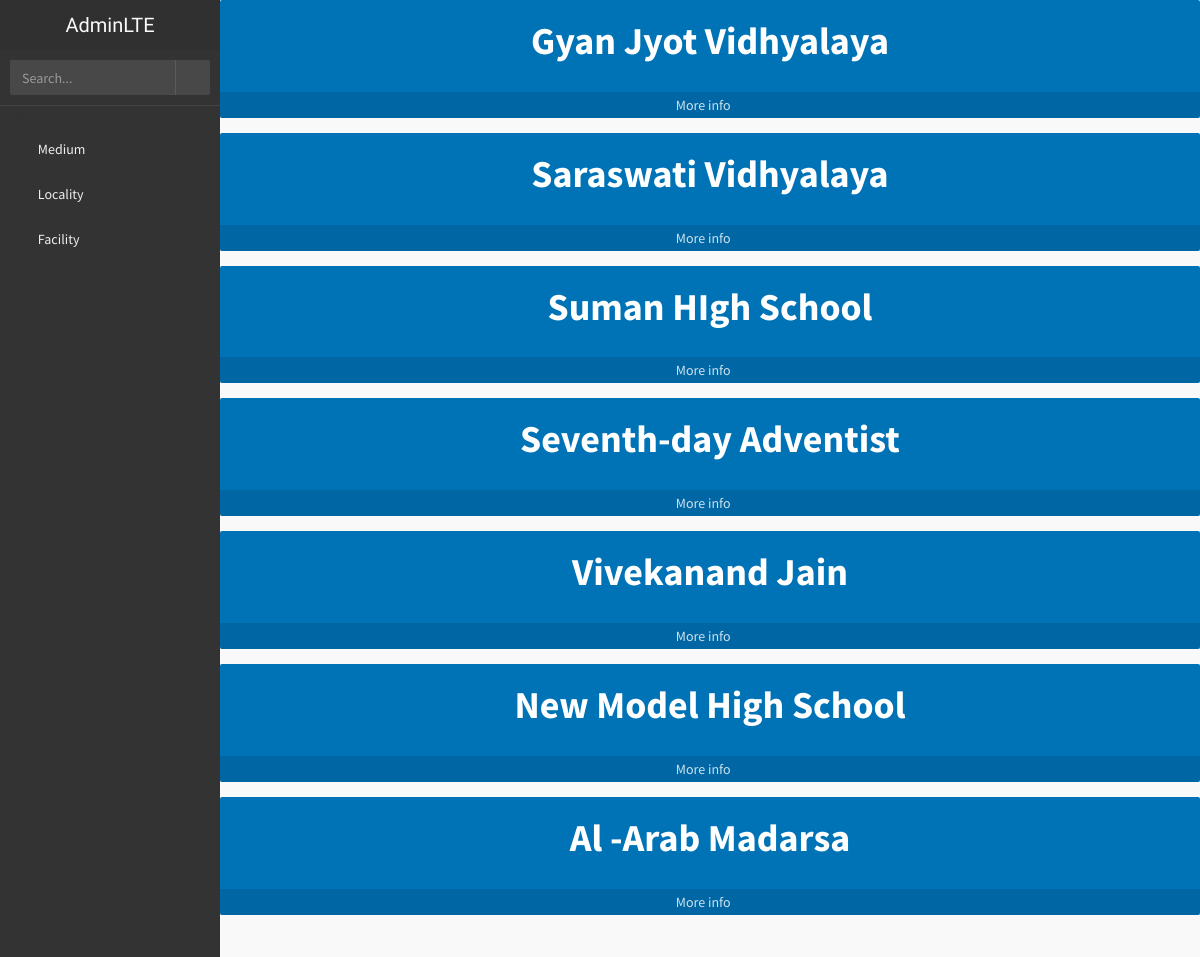
The page / on the database its author committed.
### tables this page shows
CREATE TABLE `school` (
  `sch_id` int(10) NOT NULL,
  `sch_name` varchar(50) NOT NULL,
  `address` varchar(100) NOT NULL,
  `contact_no` varchar(10) NOT NULL,
  `medium` varchar(50) NOT NULL,
  `description` varchar(500) NOT NULL,
  `image` varchar(100) NOT NULL,
  `locality` text NOT NULL
);

### index.php (the view, shortened to what this page needs)
<!DOCTYPE html>
<html>
    <head>
        <link href="css/bootstrap.min.css" rel="stylesheet" type="text/css" />
        <link href="css/font-awesome.min.css" rel="stylesheet" type="text/css" />
        <link href="css/ionicons.min.css" rel="stylesheet" type="text/css" />
        <link href="css/morris/morris.css" rel="stylesheet" type="text/css" />
        <link href="css/jvectormap/jquery-jvectormap-1.2.2.css" rel="stylesheet" type="text/css" />
        <link href="css/fullcalendar/fullcalendar.css" rel="stylesheet" type="text/css" />
        <link href="css/daterangepicker/daterangepicker-bs3.css" rel="stylesheet" type="text/css" />
        <link href="css/bootstrap-wysihtml5/bootstrap3-wysihtml5.min.css" rel="stylesheet" type="text/css" />
        <link href="css/AdminLTE.css" rel="stylesheet" type="text/css" />
    </head>
    <body class="skin-black">
        <header class="header">
            <a href="index.html" class="logo">
                AdminLTE
            </a>
        </header>
        <div class="wrapper row-offcanvas row-offcanvas-left">
            <?php include('side.php')?>
            <aside class="right-side">
                <?php
                    $conn = OpenCon();
                    $sql = "SELECT sch_id,sch_name FROM school";
                    $res = mysqli_query($conn,$sql);
                    while($row = mysqli_fetch_assoc($res))
                    {
                        $name = $row['sch_name'];
                        $id = $row['sch_id'];
                        ?>
                        <div class="small-box bg-blue">
                        <div class="label">
                            <h3>
                                <?php
                                 echo $name;
                                ?>
                            </h3>
                        </div>
                        <a href="school.php?id=<?php echo $id;?>"   class="small-box-footer">
                            More info <i class="fa fa-arrow-circle-right"></i>
                        </a>
                    </div>
                    <?php
                    }
                    ?>
            </aside>
        </div>
    </body>
</html>

### side.php
<aside class="left-side sidebar-offcanvas">
                <section class="sidebar">
                    <form action="#" method="get" class="sidebar-form">
                        <div class="input-group">
                            <input type="text" name="q" class="form-control" placeholder="Search..."/>
                            <span class="input-group-btn">
                                <button type='submit' name='seach' id='search-btn' class="btn btn-flat"><i class="fa fa-search"></i></button>
                            </span>
                        </div>
                    </form>
                    <ul class="sidebar-menu">
                        <li class="active">
                                <i class="fa fa-dashboard"></i> <span>Search by</span>
                        </li>
                        <li class="treeview">
                            <a href="medium.php">
                                <i class="fa fa-bar-chart-o"></i>
                                <span>Medium</span>
                                <i class="fa fa-angle-left pull-right"></i>
                            </a>
                        </li>
                        <li class="treeview">
                            <a href="sbyl.php">
                                <i class="fa fa-bar-chart-o"></i>
                                <span>Locality</span>
                                <i class="fa fa-angle-left pull-right"></i>
                            </a>
                        </li>
                        <li class="treeview">
                            <a href="sbyf.php">
                                <i class="fa fa-bar-chart-o"></i>
                                <span>Facility</span>
                                <i class="fa fa-angle-left pull-right"></i>
                            </a>
                        </li>
                    </ul>
                </section>
            </aside>

### rows shown on the page
school: sch_name "Gyan Jyot Vidhyalaya"
school: sch_name "Saraswati Vidhyalaya"
school: sch_name "Suman HIgh School"
school: sch_name "Seventh-day Adventist"
school: sch_name "Vivekanand Jain"
school: sch_name "New Model High School"
school: sch_name "Al -Arab Madarsa"
